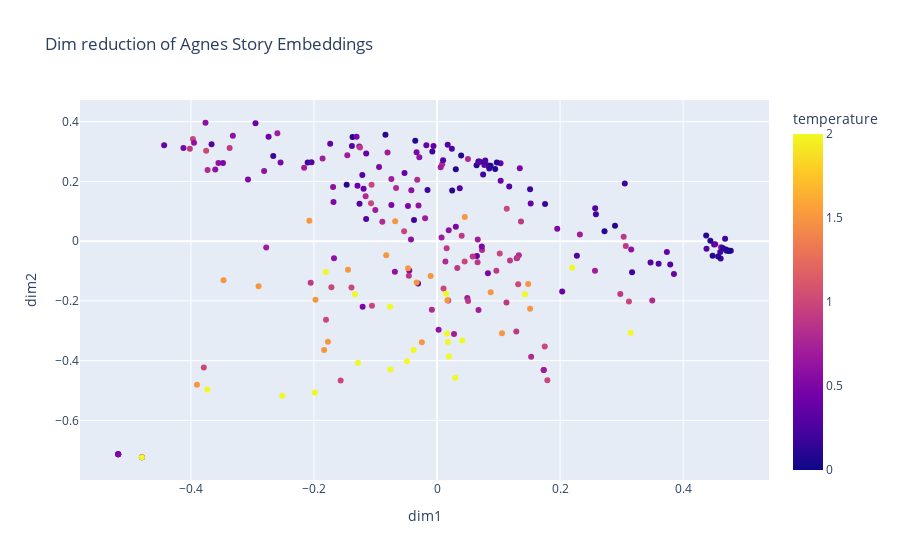

Notebook source saved alongside this figure:
### Markdown cell above
### Carry out dimension reduction and visualize

### Code cell
# carry out pca on embeddings using sklearn
reducer = PCA(n_components=2)
embeddings_reduced = reducer.fit_transform(embeddings)
print(embeddings_reduced.shape)

# visualize the embeddings using plotly
import plotly.express as px

results_df["dim1"] = embeddings_reduced[:, 1]
results_df["dim2"] = embeddings_reduced[:, 0]

results_df["truncated_output"] = results_df["output"].str[:50]

fig = px.scatter(
    results_df,
    x="dim1",
    y="dim2",
    hover_data=["temperature", "truncated_output"],
    title="Dim reduction of Agnes Story Embeddings",
    color="temperature",
)

fig.update_traces(
    hovertemplate="<br>".join(
        ["Temperature: %{customdata[0]}", "Output: %{customdata[1]}"]
    )
)

fig.show()

### Figure 1 — Plotly figure (JSON) as saved in the notebook; plotly's stock layout.template omitted (floating-point values rounded to 4 significant figures; data arrays with more than 128 entries replaced by an {"elided": "..."} marker saying what was removed)
{"data": [{"customdata": {"elided": "236x2 mixed values"}, "hovertemplate": "Temperature: %{customdata[0]}<br>Output: %{customdata[1]}", "legendgroup": "", "marker": {"color": {"elided": "236 float values"}, "coloraxis": "coloraxis", "symbol": "circle"}, "mode": "markers", "name": "", "orientation": "v", "showlegend": false, "type": "scatter", "x": {"elided": "236 float values"}, "xaxis": "x", "y": {"elided": "236 float values"}, "yaxis": "y"}], "layout": {"coloraxis": {"colorbar": {"title": {"text": "temperature"}}, "colorscale": [[0, "#0d0887"], [0.1111, "#46039f"], [0.2222, "#7201a8"], [0.3333, "#9c179e"], [0.4444, "#bd3786"], [0.5556, "#d8576b"], [0.6667, "#ed7953"], [0.7778, "#fb9f3a"], [0.8889, "#fdca26"], [1, "#f0f921"]]}, "legend": {"tracegroupgap": 0}, "title": {"text": "Dim reduction of Agnes Story Embeddings"}, "xaxis": {"anchor": "y", "domain": [0, 1], "title": {"text": "dim1"}}, "yaxis": {"anchor": "x", "domain": [0, 1], "title": {"text": "dim2"}}}}
